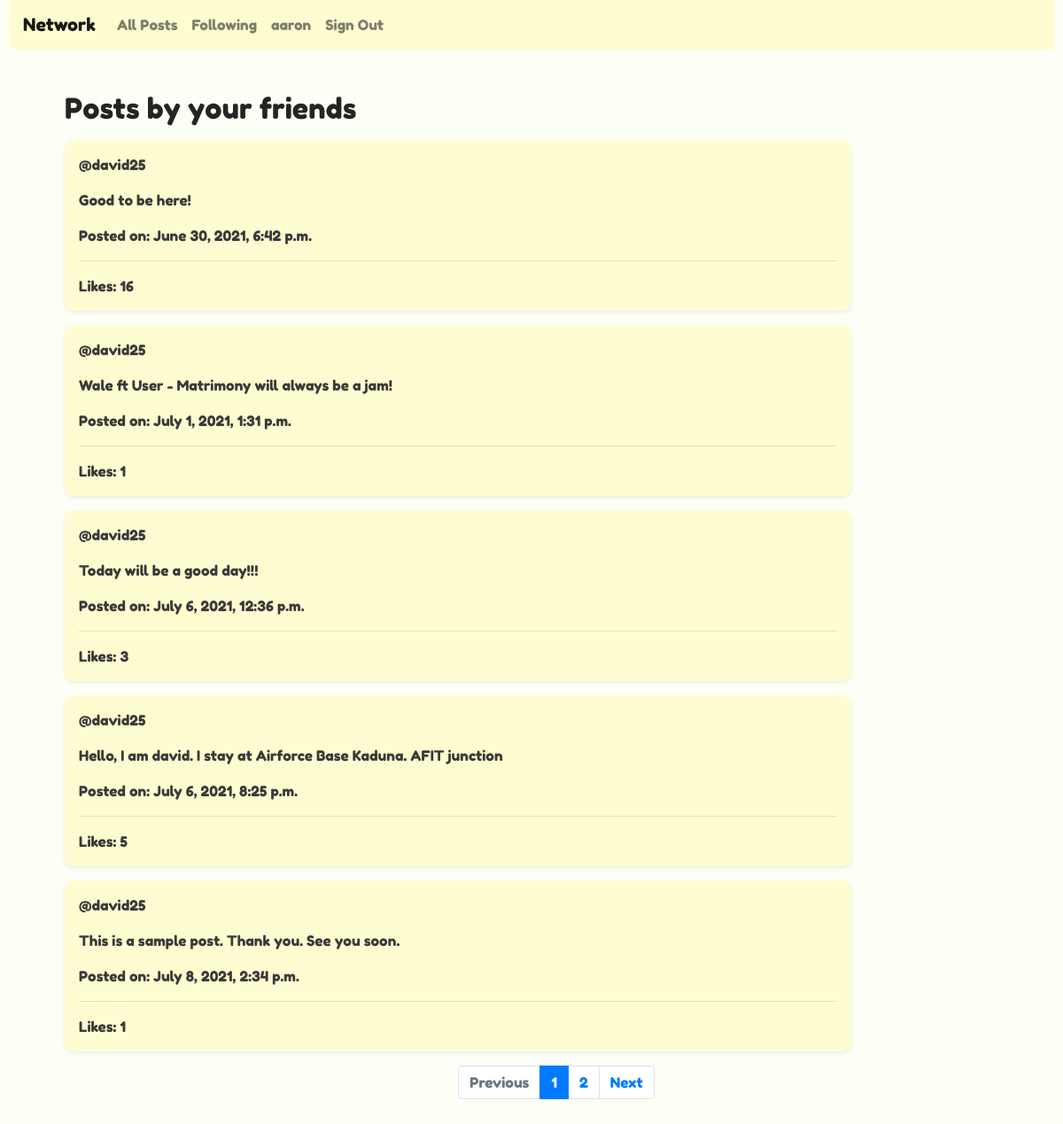
The app's page /network/following (signed in) with its own data.
### network/models.py (models this page shows, shortened)
class User(AbstractUser):
    pass

class Post(models.Model):
    user = models.ForeignKey(User,on_delete=models.CASCADE,null=False,blank=True)
    post = models.TextField(default="")
    time = models.DateTimeField(auto_now_add=True)
    likers = models.ForeignKey(User,on_delete=models.CASCADE,null=True,blank=True, related_name="likers")
    likes = models.IntegerField(default=0)
    slug = models.SlugField(unique=True, default=uuid.uuid1)
    objects = models.Manager()
    custom = PostManager()

### network/views.py (the view)
# urls.py: path("network/following", views.following_view, name="following"),
@login_required
@require_http_methods(["GET"])
def following_view(request):
    get_following = Follow.objects.filter(following=request.user)
    search_posts = []
    ''' for each loop, get the user followed by logged in user and save in a variable
    use the variable to search the post model to get posts by that user
    if the user has more than one post, convert to a list and append to empty list,
    else, remove the first and only post from user and add to search list.
    The idea is to flatten the querySet result which returns nested lists and turn them into one list
    '''
    for user in list(get_following):
        result = Post.objects.filter(user=user.follower)
        if len(list(result)) > 1:
            list_result = list(result)
            for each_result in list_result:
                search_posts.append(each_result)
        else:
            list_result = list(result)
            search_posts.append(result[0])
    paginator = Paginator(search_posts, 5)
    page_number = request.GET.get('page')
    page_obj = paginator.get_page(page_number)
    return render(request, 'network/following.html', {'posts': page_obj})

### network/templates/network/following.html (shortened to what this page needs)
{% extends 'network/layout.html' %}
{% block body %}
<div class="m-5 container">
<h2> Posts by your friends</h2>
{% for p in posts %}
<div style="background-color:#fefdd1;" class="card my-3 p-3 shadow-sm">
<div>@{{p.user}}
</div>
<div class="my-3">{{p.post}}</div>
Posted on: {{p.time}} <hr>
Likes: {{p.likes}}
</div>
{% empty %}
    <div><h5> You're not following anyone so no posts to display :(</h5></div>
{% endfor %}
    <nav aria-label="Page navigation example">
      <ul class="pagination justify-content-center">
        {% if posts.has_previous %}
          <li class="page-item">
            <a class="page-link" href="?page={{ posts.previous_page_number }}">Previous</a>
          </li>
        {% else %}
          <li class="page-item disabled">
            <a class="page-link" href="#" tabindex="-1" aria-disabled="true">Previous</a>
          </li>
        {% endif %}
        {% for i in posts.paginator.page_range %}
          {% if posts.number == i %}
            <li class="page-item active" aria-current="page">
              <span class="page-link">
                {{ i }}
              </span>
            </li>
          {% else %}
            <li class="page-item"><a class="page-link" href="?page={{ i }}">{{ i }}</a></li>
          {% endif %}
        {% endfor %}
        {% if posts.has_next %}
          <li class="page-item">
            <a class="page-link" href="?page={{ posts.next_page_number }}">Next</a>
          </li>
        {% else %}
          <li class="page-item disabled">
            <a class="page-link" href="#" tabindex="-1" aria-disabled="true">Next</a>
          </li>
        {% endif %}
      </ul>
    </nav>
</div>
{% endblock body %}

### network/templates/network/layout.html (shortened to what this page needs)
{% load static %}
<!DOCTYPE html>
<html lang="en">
    <head>
        <link rel="stylesheet" href="https://stackpath.bootstrapcdn.com/bootstrap/4.1.3/css/bootstrap.min.css">
        <link href="{% static 'network/styles.css' %}" rel="stylesheet">
    </head>
    <body style="padding:0px 10px;">
        <nav class="navbar navbar-expand-lg navbar-light rounded" style="background-color: #fefdd1;">
            <a class="navbar-brand" href="{% url 'index' %}">Network</a>
            <div class="d-flex flex-end collapse navbar-collapse" id="navbarSupportedContent">
              <ul class="navbar-nav mr-auto">
                <li class="nav-item">
                  <a id='allPosts' class="nav-link" href="{% url 'index' %}">All Posts</a>
                </li>
                {% if user.is_authenticated %}
                    <li class="nav-item">
                        <a id="following" class="nav-link" href="{% url 'following' %}">Following</a>
                    </li>
                     {% if user.is_authenticated %}
                    <li class="nav-item">
                        <a id="profile" class="nav-link" href="{% url 'profile' user.id %}"><strong>{{ user.username }}</strong></a>
                    </li>
                {% endif %}
                    <li class="nav-item">
                        <a class="nav-link" href="{% url 'logout' %}">Sign Out</a>
                    </li>
                {% endif %}
              </ul>
            </div>
          </nav>
        <div class="body">
            {% block body %}
            {% endblock %}
        </div>
</body>
</html>

### network/static/network/styles.css (style rules this page uses)
body { background-color: #fdfff7; border-radius: 10px; font-family: 'Fredoka One', cursive; font-weight: 200; color: rgb(58, 57, 57); }
h1, h2, h3, h4, h5, h6 { color: #252422; }
.card { width: 80%; border: none; border-radius: 10px; background-color: #fff }

### records on screen
User: username "aaron"
Post: user "david25", post "Good to be here!", time "June 30, 2021, 6:42 p.m.", likes "16"
Post: user "david25", post "Wale ft User - Matrimony will always be a jam!", time "July 1, 2021, 1:31 p.m.", likes "1"
Post: user "david25", post "Today will be a good day!!!", time "July 6, 2021, 12:36 p.m.", likes "3"
Post: user "david25", post "Hello, I am david. I stay at Airforce Base Kaduna. AFIT junction", time "July 6, 2021, 8:25 p.m.", likes "5"
Post: user "david25", post "This is a sample post. Thank you. See you soon.", time "July 8, 2021, 2:34 p.m.", likes "1"

### other values on screen
{{ i }} "1"
{{ i }} "2"
